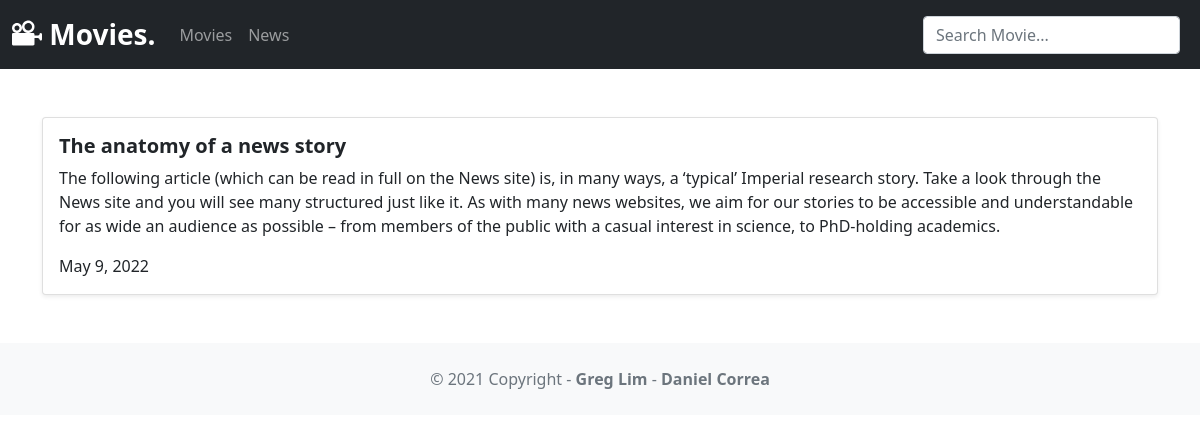
Page /news/ on the committed database.
### news/models.py (models this page shows, shortened)
class News(models.Model):
    headline = models.CharField(max_length=200)
    body = models.TextField()
    date = models.DateField()

### news/views.py (the view)
# urls.py: path('news/', include('news.urls')),
def news(request):
    template_name = "news/index.html"
    news_objects = newsModel.News.objects.all().order_by("-date")
    context = {
        "news_objects" : news_objects
    }
    return render(request, template_name,context)

### news/templates/news/index.html (shortened to what this page needs)
{% extends 'movie/base.html' %}
{% block content %}
<div class="container my-5">
    {% if news_objects %}
        <div class="row justify-content-start">
            {% for news in news_objects %}
                {% include 'news/newsCard.html' %}
            {% endfor %}
        </div>
    {% endif %}
</div>
{% endblock %}

### news/templates/news/newsCard.html
<div class="col-12  d-flex align-items-stretch">
    <div class="card   shadow-sm" >
        <div class="card-body">
        <h5 class="card-title fw-bolder">{{ news.headline }}</h5>
        <p class="card-text">{{ news.body }}</p>
        <p class="card-text">{{ news.date }}</p>
        </div>
    </div>
</div>

### rows in the picture
News: headline "The anatomy of a news story", body "The following article (which can be read in full on the News site) is, in many ways, a ‘typical’ Imperial research story. Take a look through the News site and you will see many structured just like it. As with many news websites, we aim for our stories to be accessible and understandable for as wide an audience as possible – from members of the public with a casual interest in science, to PhD-holding academics.", date "May 9, 2022"
